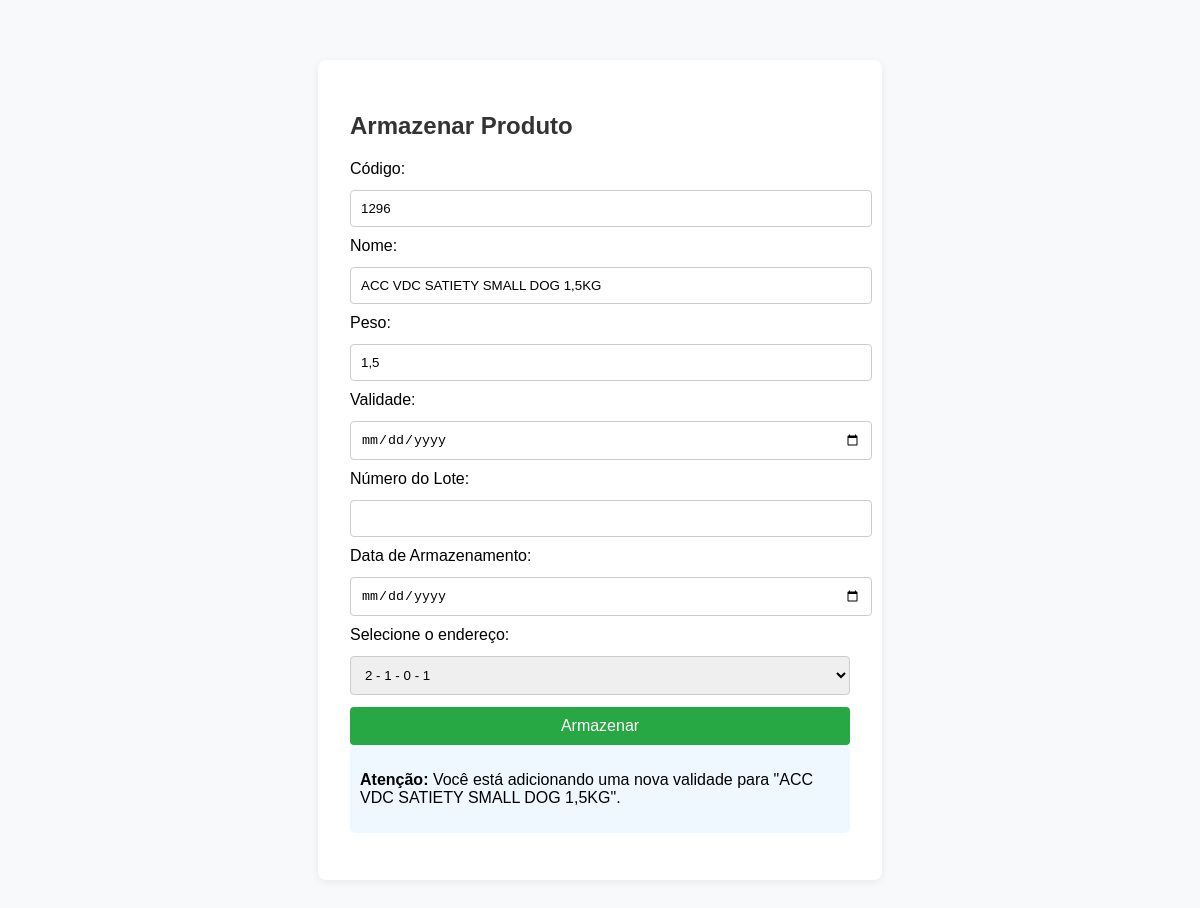
The app's page /produtos/armazenar/2/ with its own data.
### produtos/models.py (models this page shows, shortened)
class Produto(models.Model):
    nome = models.CharField(max_length=100, validators=[validar_nome_produto])
    codigo = models.CharField(max_length=50, unique=True)
    peso = models.CharField(max_length=50)
    categoria = models.CharField(max_length=100, blank=True, null=True)
    fornecedor = models.CharField(max_length=100, blank=True, null=True)
    created_at = models.DateTimeField(auto_now_add=True, null=True, blank=True)
    updated_at = models.DateTimeField(auto_now=True, null=True, blank=True)

### produtos/views.py (the view, shortened to what this page needs)
# urls.py: path('armazenar/<int:produto_id>/',views.armazenar_produto,name='armazenar_produto'),
def armazenar_produto(request, produto_id=None):
    produto = None
    if produto_id:
        produto = get_object_or_404(Produto, id=produto_id)
    enderecos_disponiveis = list(Armazenamento.objects.filter(livre=True))
    if produto:
        estoque_atual = Estoque.objects.filter(produto=produto).first()
        if estoque_atual and estoque_atual.local not in enderecos_disponiveis:
            enderecos_disponiveis.append(estoque_atual.local)
    return render(request, 'produtos/armazenar_produto.html', {
        'produto': produto,
        'codigo': produto.codigo if produto else request.GET.get('codigo', ''),
        'enderecos': enderecos_disponiveis,
        'hoje': timezone.now().date()
    })

### produtos/models.py (called while the page is built)
    def __str__(self):
        return f"{self.rua} - {self.predio} - {self.nivel} - {self.ap}"

### produtos/templates/produtos/armazenar_produto.html (shortened to what this page needs)
<!DOCTYPE html>
<html lang="pt-br">
<head>
</head>
<body>
    <div class="container">
        <h2>Armazenar Produto</h2>
        <form method="POST">
            <label>Código:</label>
            <input type="text" name="codigo" value="{{ codigo }}" readonly>
            <label>Nome:</label>
            <input type="text" name="nome" value="{{ produto.nome|default_if_none:'' }}" {% if produto %}readonly{% endif %} required>
            <label>Peso:</label>
            <input type="text" name="peso" value="{{ produto.peso|default_if_none:'' }}" {% if produto %}readonly{% endif %} required>
            <label>Validade:</label>
            <input type="date" name="validade" required>
            <label>Número do Lote:</label>
            <input type="text" name="numero_lote">
            <label>Data de Armazenamento:</label>
            <input type="date" name="data_armazenado" value="{{ hoje }}" required>
            <label for="endereco_id">Selecione o endereço:</label>
            <select name="endereco_id" id="endereco_id" required>
                {% for endereco in enderecos %}
                    <option value="{{ endereco.id }}">{{ endereco }}</option>
                {% endfor %}
            </select>
            <button type="submit">Armazenar</button>
        </form>
        {% if produto %}
            <div style="background: #f0f8ff; padding: 10px; border-radius: 5px; margin-bottom: 15px;">
                <p><strong>Atenção:</strong> Você está adicionando uma nova validade para "{{ produto.nome }}".</p>
            </div>
        {% endif %}
    </div>
</body>
</html>

### produtos/templates/produtos/armazenar_produto.html (style rules this page uses)
body { font-family: Arial, sans-serif; background: #f8f9fa; }
.container { max-width: 500px; margin: 60px auto; background: #fff; padding: 32px; border-radius: 8px; box-shadow: 0 2px 8px #0001; }
h2 { color: #333; }
select, button, input[type="text"], input[type="date"] { width: 100%; padding: 10px; margin-top: 12px; border-radius: 4px; border: 1px solid #ccc; }
button { background: #28a745; color: #fff; border: none; font-size: 16px; }
label { margin-top: 10px; display: block; }

### records on screen
Produto: codigo "1296", nome "ACC VDC SATIETY SMALL DOG 1,5KG", peso "1,5"

### other values on screen
form field endereco_id "2 - 1 - 0 - 1"
